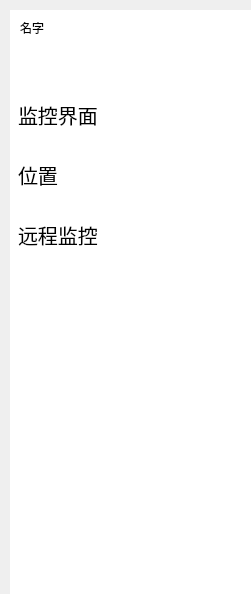
<?xml version="1.0" encoding="UTF-8"?>
<ui version="4.0">
 <class>Form</class>
 <widget class="QWidget" name="Form">
  <property name="geometry">
   <rect>
    <x>0</x>
    <y>0</y>
    <width>251</width>
    <height>594</height>
   </rect>
  </property>
  <property name="minimumSize">
   <size>
    <width>251</width>
    <height>594</height>
   </size>
  </property>
  <property name="maximumSize">
   <size>
    <width>251</width>
    <height>594</height>
   </size>
  </property>
  <property name="windowTitle">
   <string>Form</string>
  </property>
  <widget class="QWidget" name="widget" native="true">
   <property name="geometry">
    <rect>
     <x>10</x>
     <y>10</y>
     <width>251</width>
     <height>594</height>
    </rect>
   </property>
   <property name="minimumSize">
    <size>
     <width>251</width>
     <height>594</height>
    </size>
   </property>
   <property name="maximumSize">
    <size>
     <width>251</width>
     <height>594</height>
    </size>
   </property>
   <property name="styleSheet">
    <string notr="true">background-color: rgb(255, 255, 255);</string>
   </property>
   <widget class="QLabel" name="label">
    <property name="geometry">
     <rect>
      <x>10</x>
      <y>10</y>
      <width>72</width>
      <height>15</height>
     </rect>
    </property>
    <property name="text">
     <string>名字</string>
    </property>
   </widget>
   <widget class="QListWidget" name="listWidget">
    <property name="geometry">
     <rect>
      <x>0</x>
      <y>70</y>
      <width>251</width>
      <height>191</height>
     </rect>
    </property>
    <property name="styleSheet">
     <string notr="true">QListView::item {
    height: 60px;	
}
QListView {
	font: 25 9pt &quot;Microsoft YaHei&quot;;
	border: 5px solid white;
	border-radius: 15px;
	selection-color: black;
}
QListView::item:hover {
	background-color: transparent;
	padding: 10px;
	border-left: 3px solid rgb(130, 130, 130);
}
QListView::item:selected {
	background-color: transparent;
	color: black;
	padding: 10px;
	border-left: 3px solid black;
}
</string>
    </property>
    <item>
     <property name="text">
      <string>监控界面</string>
     </property>
     <property name="font">
      <font>
       <pointsize>15</pointsize>
      </font>
     </property>
    </item>
    <item>
     <property name="text">
      <string>位置</string>
     </property>
     <property name="font">
      <font>
       <pointsize>15</pointsize>
      </font>
     </property>
    </item>
    <item>
     <property name="text">
      <string>远程监控</string>
     </property>
     <property name="font">
      <font>
       <pointsize>15</pointsize>
      </font>
     </property>
    </item>
   </widget>
  </widget>
 </widget>
 <resources/>
 <connections>
  <connection>
   <sender>listWidget</sender>
   <signal>itemClicked(QListWidgetItem*)</signal>
   <receiver>Form</receiver>
   <slot>selection_function()</slot>
   <hints>
    <hint type="sourcelabel">
     <x>157</x>
     <y>239</y>
    </hint>
    <hint type="destinationlabel">
     <x>-58</x>
     <y>398</y>
    </hint>
   </hints>
  </connection>
 </connections>
 <slots>
  <slot>selection_function()</slot>
  <slot>anxia()</slot>
 </slots>
</ui>
